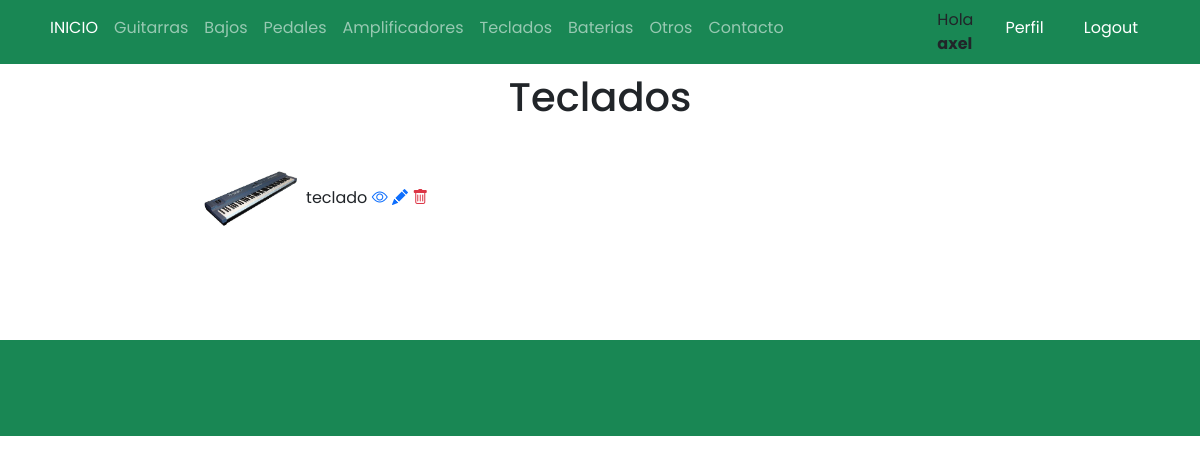
The app's page /listaTeclados/ (signed in) with its own data.
### Base/models.py (models this page shows, shortened)
class Instrumento(models.Model):
    instrumentoSeleccion = (
    ('guitarra','Guitarra'),
    ('bajo', 'Bajo'),
    ('pedal','Pedal'),
    ('bateria','Bateria'),
    ('teclado','Teclado'),
    ('amplificador','Amplificador'),
    ('otro', 'Otro'),
    )
    usuario = models.ForeignKey(User, on_delete=models.CASCADE, null=True, blank=True)
    titulo = models.CharField(max_length=200)
    instrumento = models.CharField(max_length=15, choices=instrumentoSeleccion, default='guitarra')
    marca = models.CharField(max_length=40)
    modelo = models.CharField(max_length=40)
    descripcion = models.TextField(null=True, blank=True)
    year = models.IntegerField()
    precio = models.DecimalField(max_digits=10, decimal_places=2)
    fechaPublicacion = models.DateTimeField(auto_now_add=True)
    telefonoContacto = models.IntegerField()
    emailContacto = models.EmailField()
    imagenInstrumento = models.ImageField(null=True, blank=True, upload_to="imagenes/")
    class Meta:
        ordering = ['usuario', '-fechaPublicacion']

### Base/views.py (the view)
# urls.py: path('listaTeclados/', TecladoLista.as_view(), name='teclados'),
class TecladoLista(LoginRequiredMixin, ListView):
    context_object_name = 'teclados'
    queryset = Instrumento.objects.filter(instrumento__startswith='teclado')
    template_name = 'Base/listaTeclados.html'

### Base/templates/Base/listaTeclados.html
{% extends 'Base/home.html' %}
{% block content %}
<br>
<br>
<div class="container text-center">
    <h1>Teclados</h1>
</div>
<br>
<div class="container text-center">
    <div class="row">
            {% for teclado in teclados %}
            <div class="col-sm-6 align-items-center">
                <div class="card-body">
                <img src="{{teclado.imagenInstrumento.url}}" class="" width="100px">
                {{teclado.titulo}}
                <a href="{% url 'teclado' teclado.id %}"><i class="bi bi-eye"></i></a>
                {% if user.id == teclado.usuario.id %}
                <a href="{% url 'teclado_editar' teclado.id %}"><i class="bi bi-pencil-fill"></i></a>
                <a href="{% url 'teclado_eliminar' teclado.id %}"><i class="bi bi-trash text-danger"></i></a>
                <br>
                <br>
                <br>
                <br>
                {% endif %}
                </div>
            </div>
            {% endfor %}
    </div>
</div>
<br>
{% endblock %}

### Base/templates/Base/home.html (shortened to what this page needs)
{% load static %}
<!DOCTYPE html>
<html lang="en">
<head>
    <link href="https://cdn.jsdelivr.net/npm/bootstrap@5.0.2/dist/css/bootstrap.min.css" rel="stylesheet"
>
    <link rel="stylesheet" href="https://cdn.jsdelivr.net/npm/bootstrap-icons@1.3.0/font/bootstrap-icons.css">
    <link rel="stylesheet" type="text/css" href="{% static 'style.css' %}">
</head>
<body>
    <nav class="navbar navbar-expand-sm bg-success navbar-dark py-2 fixed-top">
      <div class="container">
            <div class="collapse navbar-collapse" id="navmenu">
              <ul class="navbar-nav mr-auto">
                <li class="nav-item">
                  <a class="nav-link" href="{% url 'home' %}"><span class="text-white">INICIO</span></a>
                </li>
                <li class="nav-item">
                  <a class="nav-link" href="{% url 'guitarras' %}">Guitarras</a>
                </li>
                <li class="nav-item">
                  <a class="nav-link" href="{% url 'bajos' %}">Bajos</a>
                </li>
                <li class="nav-item">
                  <a class="nav-link" href="{% url 'pedales' %}">Pedales</a>
                </li>
                <li class="nav-item">
                  <a class="nav-link" href="{% url 'amplificadores' %}">Amplificadores</a>
                </li>
                <li class="nav-item">
                  <a class="nav-link" href="{% url 'teclados' %}">Teclados</a>
                </li>
                <li class="nav-item">
                  <a class="nav-link" href="{% url 'baterias' %}">Baterias</a>
                </li>
                <li class="nav-item">
                  <a class="nav-link" href="{% url 'otros' %}">Otros</a>
                </li>
                <li class="nav-item">
                  <a class="nav-link" href="{% url 'acerca_de_mi' %}">Contacto</a>
                </li>
                <div class="container"></div>
                <div class="container"></div>
                <div class="container"></div>
                <div class="container"></div>
                <div class="container"></div>
                {% if request.user.is_authenticated %}
                <div class="container">
                <li class="nav-item">
                  <span class="text-dark"> Hola <strong>{{request.user.first_name}}</strong></span>
                </li>
                </div>
                <div class="container">
                <li class="nav-item">
                  <a class="nav-link" href="{% url 'editar_perfil' %}"><span class="text-white">Perfil</span></a>
                </li>
                </div>
                <div class="container">
                <li class="nav-item">
                  <a class="nav-link" href="{% url 'logout' %}"><span class="text-white">Logout</span></a>
                </li>
                </div>
              {% endif %}
           </ul>
          </div>
      </div>
  </nav>
      {% block content %}{% endblock %}
  <footer class="p-5 bg-success text-white text-center position-relative">
  </footer>
</body>
</html>

### Base/static/style.css (style rules this page uses)
body { background-color: white; font-family: 'Poppins', 'Nunito', sans-serif; padding-top: 25px; }
a { text-decoration: none; }
li { text-decoration: none; }

### records on screen
Instrumento: imagenInstrumento (picture), titulo "teclado"

### other values on screen
{{ request.user.first_name }} "axel"
